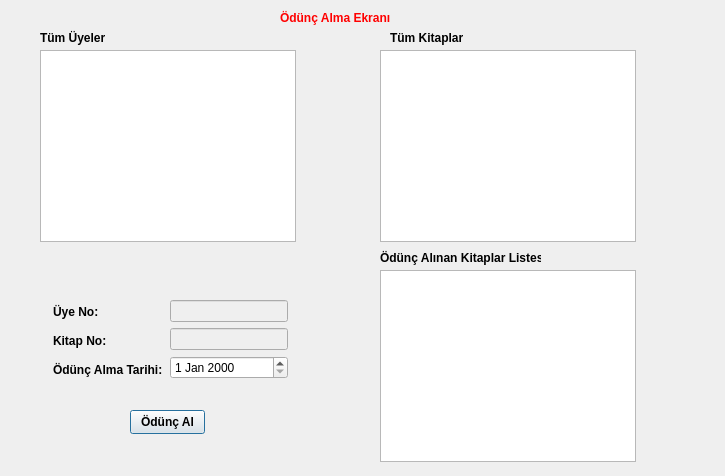
<?xml version="1.0" encoding="UTF-8"?>
<ui version="4.0">
 <class>odunc_alma</class>
 <widget class="QDialog" name="odunc_alma">
  <property name="geometry">
   <rect>
    <x>0</x>
    <y>0</y>
    <width>725</width>
    <height>476</height>
   </rect>
  </property>
  <property name="windowTitle">
   <string>Dialog</string>
  </property>
  <widget class="QTableView" name="tv_tum_uye">
   <property name="geometry">
    <rect>
     <x>40</x>
     <y>50</y>
     <width>256</width>
     <height>192</height>
    </rect>
   </property>
  </widget>
  <widget class="QTableView" name="tv_tum_kitap">
   <property name="geometry">
    <rect>
     <x>380</x>
     <y>50</y>
     <width>256</width>
     <height>192</height>
    </rect>
   </property>
  </widget>
  <widget class="QTableView" name="tv_od_al_kitap">
   <property name="geometry">
    <rect>
     <x>380</x>
     <y>270</y>
     <width>256</width>
     <height>192</height>
    </rect>
   </property>
  </widget>
  <widget class="QLabel" name="label">
   <property name="geometry">
    <rect>
     <x>40</x>
     <y>30</y>
     <width>81</width>
     <height>16</height>
    </rect>
   </property>
   <property name="font">
    <font>
     <bold>true</bold>
    </font>
   </property>
   <property name="text">
    <string>Tüm Üyeler</string>
   </property>
  </widget>
  <widget class="QLabel" name="label_2">
   <property name="geometry">
    <rect>
     <x>390</x>
     <y>30</y>
     <width>81</width>
     <height>16</height>
    </rect>
   </property>
   <property name="font">
    <font>
     <bold>true</bold>
    </font>
   </property>
   <property name="text">
    <string>Tüm Kitaplar</string>
   </property>
  </widget>
  <widget class="QLabel" name="label_3">
   <property name="geometry">
    <rect>
     <x>380</x>
     <y>250</y>
     <width>161</width>
     <height>16</height>
    </rect>
   </property>
   <property name="font">
    <font>
     <bold>true</bold>
    </font>
   </property>
   <property name="text">
    <string>Ödünç Alınan Kitaplar Listesi</string>
   </property>
  </widget>
  <widget class="QPushButton" name="pushButton">
   <property name="geometry">
    <rect>
     <x>130</x>
     <y>410</y>
     <width>75</width>
     <height>24</height>
    </rect>
   </property>
   <property name="font">
    <font>
     <bold>true</bold>
    </font>
   </property>
   <property name="text">
    <string>Ödünç Al</string>
   </property>
  </widget>
  <widget class="QWidget" name="layoutWidget">
   <property name="geometry">
    <rect>
     <x>53</x>
     <y>300</y>
     <width>111</width>
     <height>81</height>
    </rect>
   </property>
   <layout class="QVBoxLayout" name="verticalLayout">
    <item>
     <widget class="QLabel" name="label_4">
      <property name="font">
       <font>
        <bold>true</bold>
       </font>
      </property>
      <property name="text">
       <string>Üye No:</string>
      </property>
     </widget>
    </item>
    <item>
     <widget class="QLabel" name="label_5">
      <property name="font">
       <font>
        <bold>true</bold>
       </font>
      </property>
      <property name="text">
       <string>Kitap No:</string>
      </property>
     </widget>
    </item>
    <item>
     <widget class="QLabel" name="label_6">
      <property name="font">
       <font>
        <bold>true</bold>
       </font>
      </property>
      <property name="text">
       <string>Ödünç Alma Tarihi:</string>
      </property>
     </widget>
    </item>
   </layout>
  </widget>
  <widget class="QWidget" name="layoutWidget">
   <property name="geometry">
    <rect>
     <x>170</x>
     <y>300</y>
     <width>118</width>
     <height>80</height>
    </rect>
   </property>
   <layout class="QVBoxLayout" name="verticalLayout_2">
    <item>
     <widget class="QLineEdit" name="ln_uye_no">
      <property name="enabled">
       <bool>false</bool>
      </property>
     </widget>
    </item>
    <item>
     <widget class="QLineEdit" name="ln_kitap_no">
      <property name="enabled">
       <bool>false</bool>
      </property>
     </widget>
    </item>
    <item>
     <widget class="QDateEdit" name="de_tarih"/>
    </item>
   </layout>
  </widget>
  <widget class="QLabel" name="label_7">
   <property name="geometry">
    <rect>
     <x>280</x>
     <y>10</y>
     <width>161</width>
     <height>16</height>
    </rect>
   </property>
   <property name="palette">
    <palette>
     <active>
      <colorrole role="WindowText">
       <brush brushstyle="SolidPattern">
        <color alpha="255">
         <red>255</red>
         <green>0</green>
         <blue>0</blue>
        </color>
       </brush>
      </colorrole>
     </active>
     <inactive>
      <colorrole role="WindowText">
       <brush brushstyle="SolidPattern">
        <color alpha="255">
         <red>255</red>
         <green>0</green>
         <blue>0</blue>
        </color>
       </brush>
      </colorrole>
     </inactive>
     <disabled/>
    </palette>
   </property>
   <property name="font">
    <font>
     <bold>true</bold>
    </font>
   </property>
   <property name="text">
    <string>Ödünç Alma Ekranı</string>
   </property>
  </widget>
 </widget>
 <resources/>
 <connections/>
</ui>
